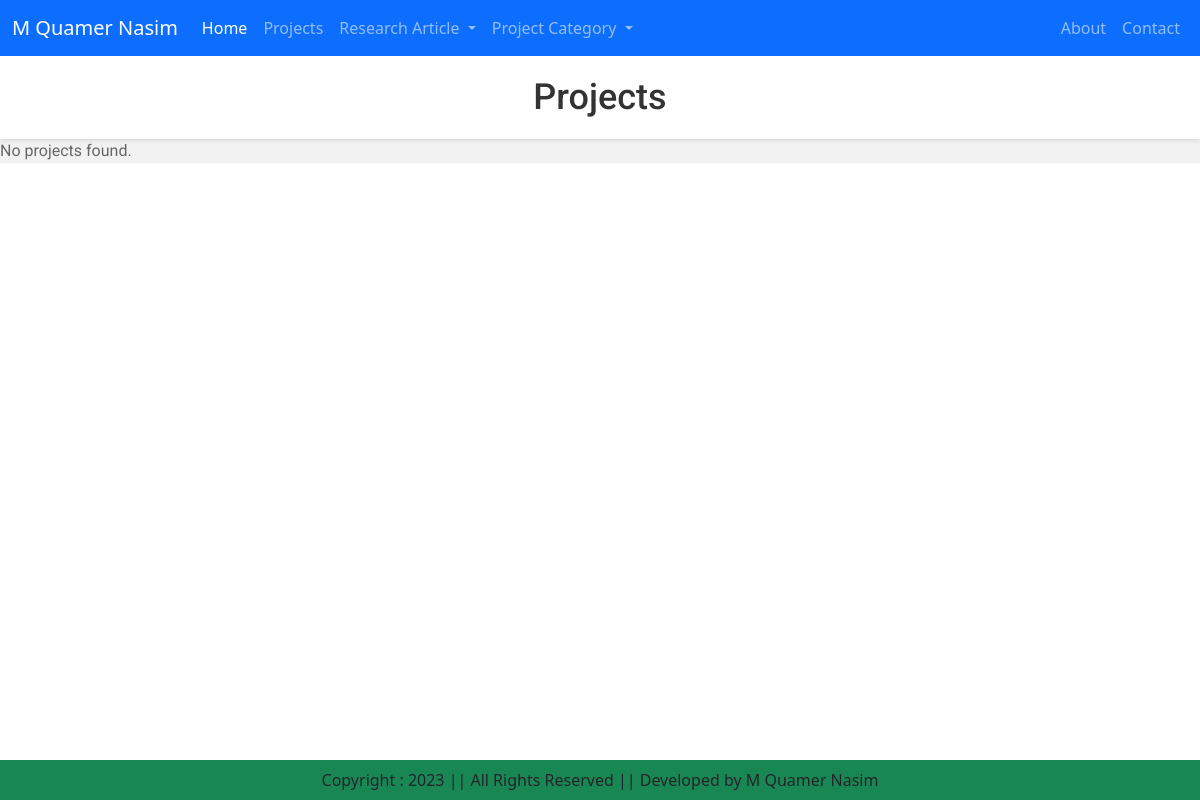
Page /projects_info/ on the earlier database version.
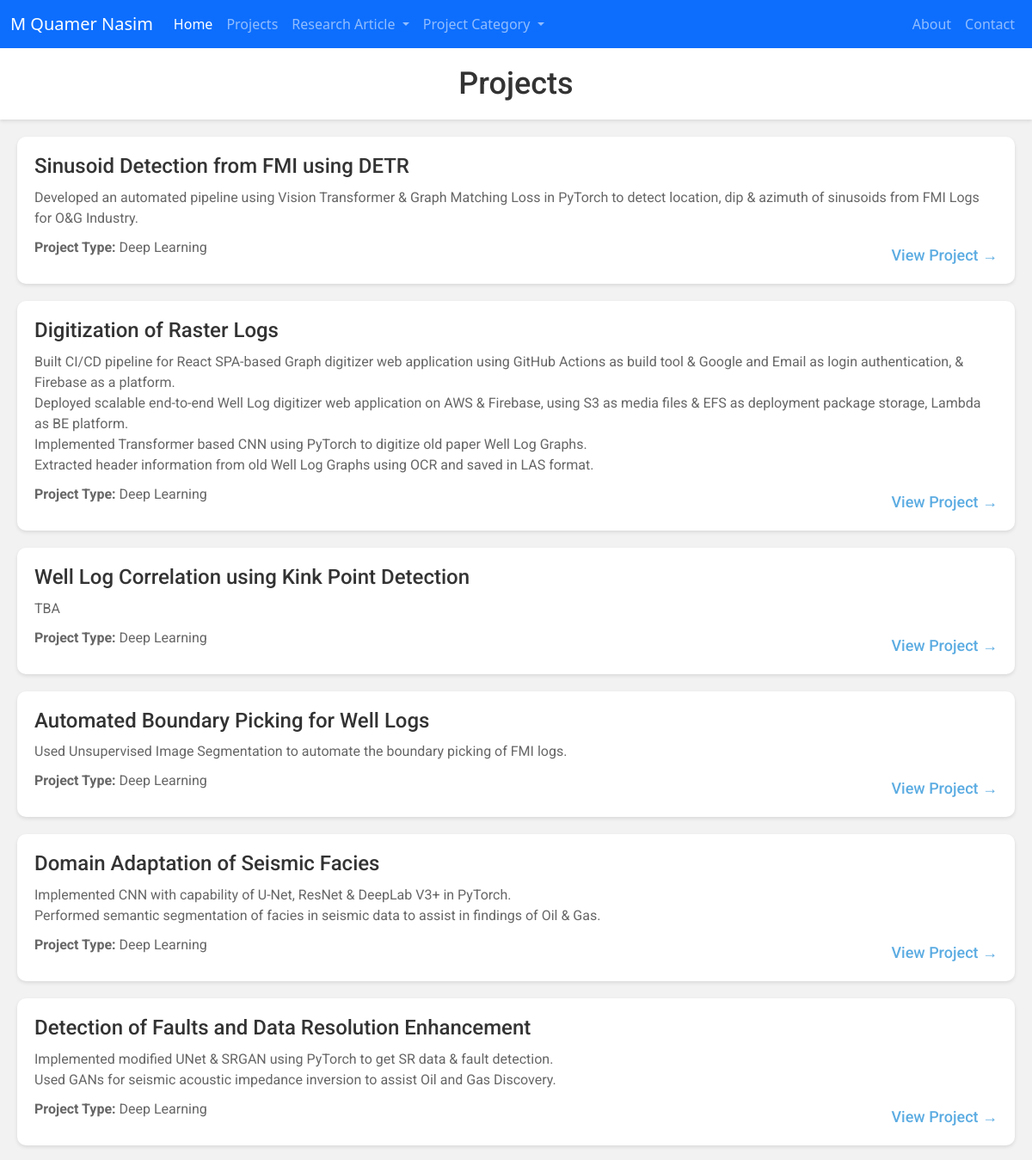
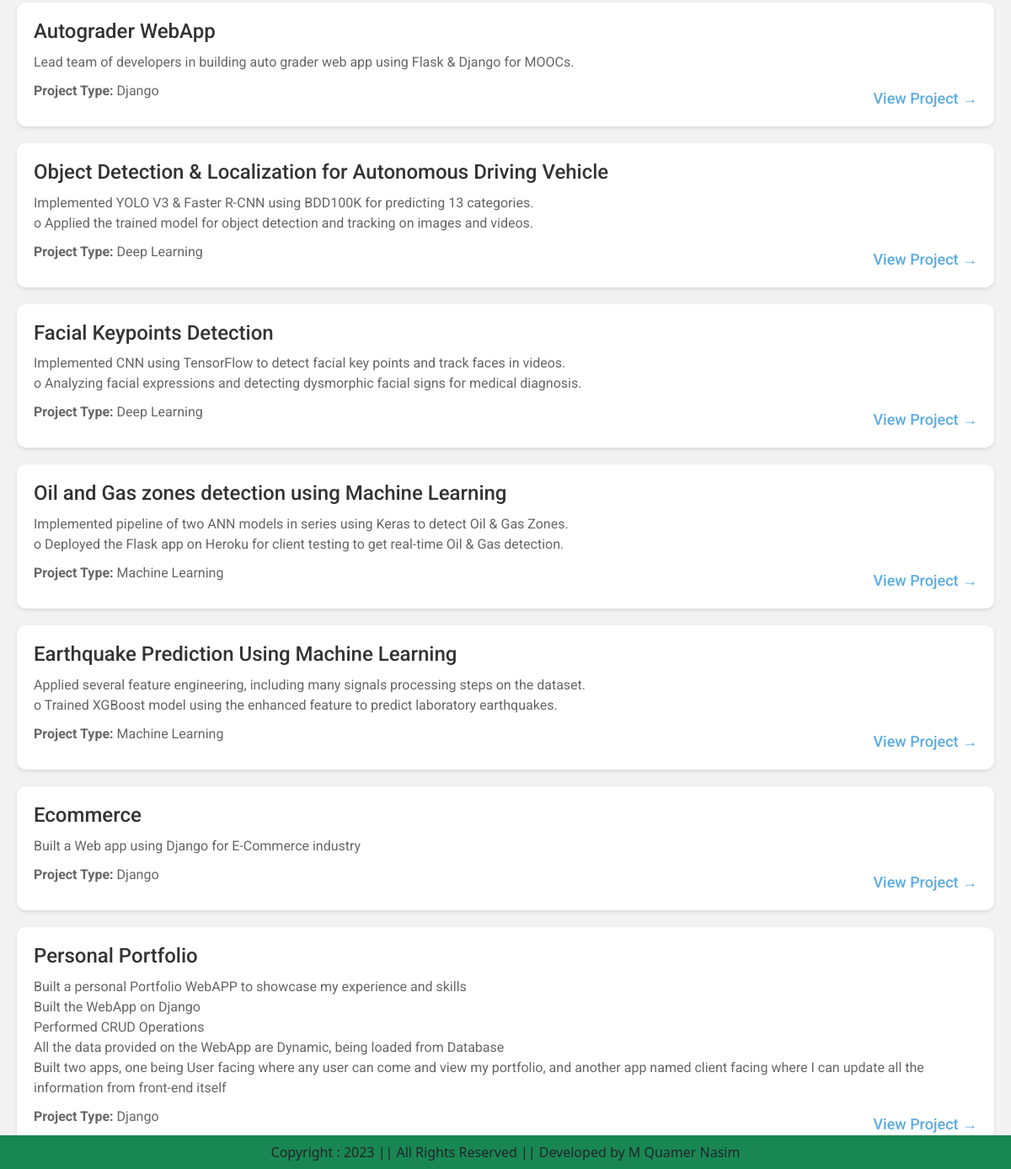
Same page on the later database version (2 pictures, top to bottom).
### apps/client_facing/models.py (models this page shows)
class Projects(models.Model):
    title = models.CharField(max_length=100)
    description = models.TextField()
    project_type = models.CharField(choices=PROJECT_TYPE_CHOICES, max_length=100)
    image = models.ImageField(upload_to='project/', blank=True)
    link = models.URLField(blank=True)

### apps/user_facing/views.py (the view)
# urls.py: path('projects_info/', views.ProjectInfoView.as_view(), name='projects_info'),
class ProjectInfoView(View):
    def get(self, request):
        projects = Projects.objects.all()
        return render(request, 'user_facing/projects.html', {'projects': projects})

### templates/user_facing/projects.html (shortened to what this page needs)
{% extends 'base.html' %}
{% load static %}
{% block main-content %}
  <div class="proj">
    <header>
      <h1>Projects</h1>
    </header>
    {% if projects %}
      <ul>
        {% for project in projects %}
          <li>
            <h2>{{ project.title }}</h2>
            <p>{{ project.description|linebreaks }}</p>
            <p><strong>Project Type:</strong> {{ project.project_type }}</p>
            <a href="#">View Project &rarr;</a>
          </li>
        {% endfor %}
      </ul>
    {% else %}
      <p>No projects found.</p>
    {% endif %}
  </div>
{% endblock main-content %}

### templates/base.html (shortened to what this page needs)
<!DOCTYPE html>
<html lang="en">
{% load static %}
<head>
  <link href="https://cdn.jsdelivr.net/npm/bootstrap@5.3.0-alpha3/dist/css/bootstrap.min.css" rel="stylesheet">
  <link rel="stylesheet" href="{% static 'css/style.css' %}">
</head>
<body>
  <nav class="navbar navbar-expand-lg bg-primary" data-bs-theme="dark">
    <div class="container-fluid">
      <a class="navbar-brand" href="/">M Quamer Nasim</a>
      <div class="collapse navbar-collapse" id="navbarNavDropdown">
        <ul class="navbar-nav">
          <li class="nav-item">
            <a class="nav-link active" aria-current="page" href="/">Home</a>
          </li>
          <li class="nav-item">
            <a class="nav-link" href="{% url 'projects_info' %}">Projects</a>
          </li>
          <li class="nav-item dropdown">
            <a class="nav-link dropdown-toggle" href="#" role="button" data-bs-toggle="dropdown" aria-expanded="false">
              Research Article
            </a>
          </li>
          <li class="nav-item dropdown">
            <a class="nav-link dropdown-toggle" href="#" role="button" data-bs-toggle="dropdown" aria-expanded="false">
              Project Category
            </a>
          </li>
        </ul>
        <div class="ms-auto">
          <ul class="navbar-nav">
              <li class="nav-item">
                <a class="nav-link" href="#">About</a>
            </li>
            <li class="nav-item">
              <a class="nav-link" href="#">Contact</a>
            </li>
          </ul>
        </div>
      </div>
    </div>
  </nav>
  {% block main-content %}{% endblock main-content %}
  <footer class="container-fluid fixed-bottom bg-success text-center p-2 mt-5">
    Copyright : 2023 || All Rights Reserved || Developed by M Quamer Nasim
  </footer>
</body>
</html>

### static/css/style.css (style rules this page uses)
.proj { font-family: 'Roboto', sans-serif; font-size: 16px; color: #333; background-color: #f2f2f2; margin: 0; padding: 0; }
.proj header { background-color: #fff; box-shadow: 0 2px 4px rgba(0, 0, 0, 0.1); padding: 20px; text-align: center; }
.proj h1 { font-size: 36px; margin: 0; color: #333; }
.proj ul { list-style: none; margin: 0; padding: 0; }
.proj li { background-color: #fff; box-shadow: 0 2px 4px rgba(0, 0, 0, 0.1); margin: 20px; padding: 20px; border-radius: 10px; transition: all 0.3s ease; position: relative; }
.proj h2 { font-size: 24px; margin: 0 0 10px 0; color: #333; }
.proj p { margin: 0 0 10px 0; color: #666; }
.proj a { color: #3498db; text-decoration: none; position: absolute; bottom: 20px; right: 20px; font-size: 18px; font-weight: 500; transition: all 0.3s ease; opacity: 0.8; }

Differences in the rows shown:
added Projects: title "Sinusoid Detection from FMI using DETR", description "Developed an automated pipeline using Vision Transformer & Graph Matching Loss in PyTorch to detect location, dip & azimuth of sinusoids from FMI Logs for O&G Industry.", project_type "Deep Learning"
added Projects: title "Digitization of Raster Logs", description "Built CI/CD pipeline for React SPA-based Graph digitizer web application using GitHub Actions as build tool & Google and Email as login authentication, & Firebase as a platform. Deployed scalable end-to-end Well Log digitizer web application on AWS & Firebase, using S3 as media files & EFS as deployment package storage, Lambda as BE platform. Implemented Transformer based CNN using PyTorch to digitize old paper Well Log Graphs. Extracted header information from old Well Log Graphs using OCR and saved in LAS format.", project_type "Deep Learning"
added Projects: title "Well Log Correlation using Kink Point Detection", description "TBA", project_type "Deep Learning"
added Projects: title "Automated Boundary Picking for Well Logs", description "Used Unsupervised Image Segmentation to automate the boundary picking of FMI logs.", project_type "Deep Learning"
added Projects: title "Domain Adaptation of Seismic Facies", description "Implemented CNN with capability of U-Net, ResNet & DeepLab V3+ in PyTorch. Performed semantic segmentation of facies in seismic data to assist in findings of Oil & Gas.", project_type "Deep Learning"
added Projects: title "Detection of Faults and Data Resolution Enhancement", description "Implemented modified UNet & SRGAN using PyTorch to get SR data & fault detection. Used GANs for seismic acoustic impedance inversion to assist Oil and Gas Discovery.", project_type "Deep Learning"
added Projects: title "Autograder WebApp", description "Lead team of developers in building auto grader web app using Flask & Django for MOOCs.", project_type "Django"
added Projects: title "Object Detection & Localization for Autonomous Driving Vehicle", description "Implemented YOLO V3 & Faster R-CNN using BDD100K for predicting 13 categories. o Applied the trained model for object detection and tracking on images and videos.", project_type "Deep Learning"
added Projects: title "Facial Keypoints Detection", description "Implemented CNN using TensorFlow to detect facial key points and track faces in videos. o Analyzing facial expressions and detecting dysmorphic facial signs for medical diagnosis.", project_type "Deep Learning"
added Projects: title "Oil and Gas zones detection using Machine Learning", description "Implemented pipeline of two ANN models in series using Keras to detect Oil & Gas Zones. o Deployed the Flask app on Heroku for client testing to get real-time Oil & Gas detection.", project_type "Machine Learning"
added Projects: title "Earthquake Prediction Using Machine Learning", description "Applied several feature engineering, including many signals processing steps on the dataset. o Trained XGBoost model using the enhanced feature to predict laboratory earthquakes.", project_type "Machine Learning"
added Projects: title "Ecommerce", description "Built a Web app using Django for E-Commerce industry", project_type "Django"
added Projects: title "Personal Portfolio", description "Built a personal Portfolio WebAPP to showcase my experience and skills Built the WebApp on Django Performed CRUD Operations All the data provided on the WebApp are Dynamic, being loaded from Database Built two apps, one being User facing where any user can come and view my portfolio, and another app named client facing where I can update all the information from front-end itself", project_type "Django"
Other differences:
text no longer shown: "No projects found."
